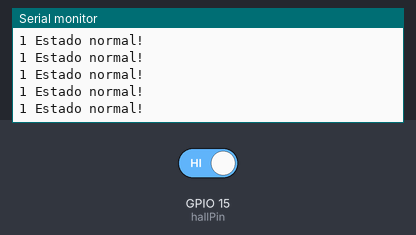
Bench run of a sketch on a simulated ESP32. Shown: the last lines printed to the serial monitor. Inputs (shaded band) come from the test bench; at power-on: GPIO 15 (hallPin) HIGH.

Above: at 1.2 s.
1.3 s: GPIO 15 (hallPin) driven LOW
At 1.56 s:
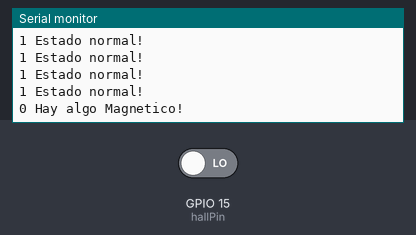
3.3 s: GPIO 15 (hallPin) driven HIGH
At 3.56 s:
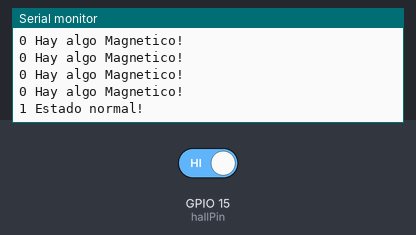

Measured:
- after the input at 1.3 s, the serial monitor: prints a new line after 0.10 s (image 1)

The sketch:

Esp32_Sensor_Hall.ino
```cpp
//**********
/*
 * Filename    : Sensor Efecto Hall
 * Autor      : http://www.Roboticaxyz.com
*/
int val = 0;
int hallPin = 15;  //Hall sensorGPIO15
void setup() {
  Serial.begin(115200);//Set baud rate to 9600
  pinMode(hallPin, INPUT);//pin to input mode
}

void loop()
{
  val = digitalRead(hallPin);//Read value of hall sensor
  Serial.print(val);//Print val
  delay(200);
  if (val == 0)
  {
    Serial.println(" Hay algo Magnetico!");
  }
  else
  {
    Serial.println(" Estado normal!");
  }

}
//*************
```
